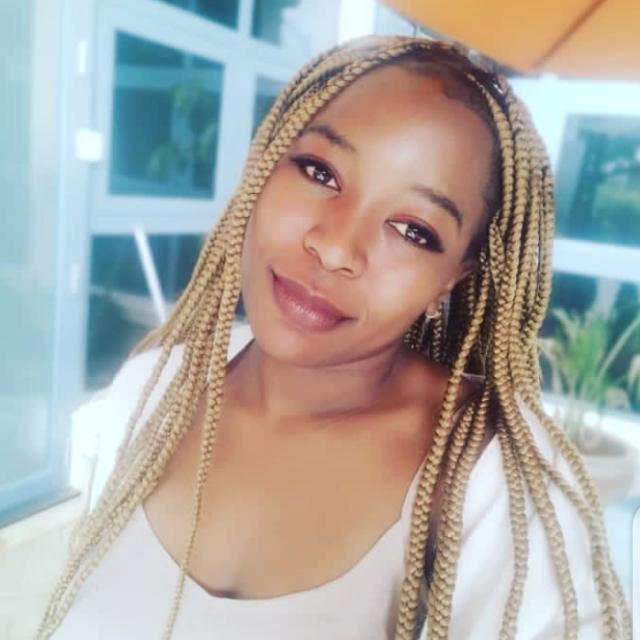
#> input picture profile.jpg, 640 x 640 px
$ python im2sk.py
#> lines starting #> are read from the running program, lines starting #| are printed output that depends on the picture
#import the following modules
import numpy as np
import imageio.v2
import scipy.ndimage
import cv2

#take image input and assign variable to it
img="profile.jpg"

#convert image to sketch
def grayscale(rgb):
    #2d array to convert image to sketch
    return np.dot(rgb[..., :3], [0.299,0.587,0.114])

def dodge(front, back):
    #if image is greater than 255 convert it to 255
    result= front+255/(255-back)
    result[result>255]=255
    result[result==255]=255

    #converting sny suitable existing column to categorical type using aspect function
    #uint is for 8-bit signed integer
    return result.astype('uint8')

S=imageio.v2.imread(img)
#> S is the input picture: shape (640, 640, 3); mean R, G, B 172.8, 168.9, 163.9
gray=grayscale(S)
#> in grayscale, `return np.dot(rgb[..., :3], [0.299,0.587,0.114])`:
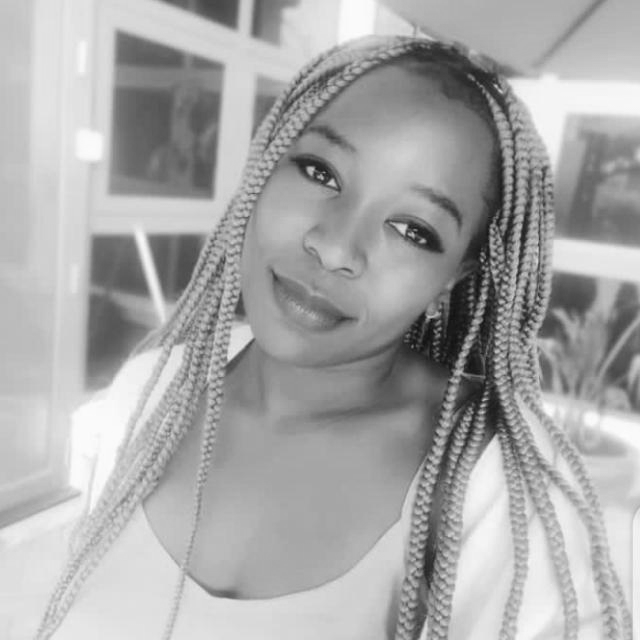
#> returned value: shape (640, 640) float64; min 13.71, max 252.3, mean 169.5
i=255-gray
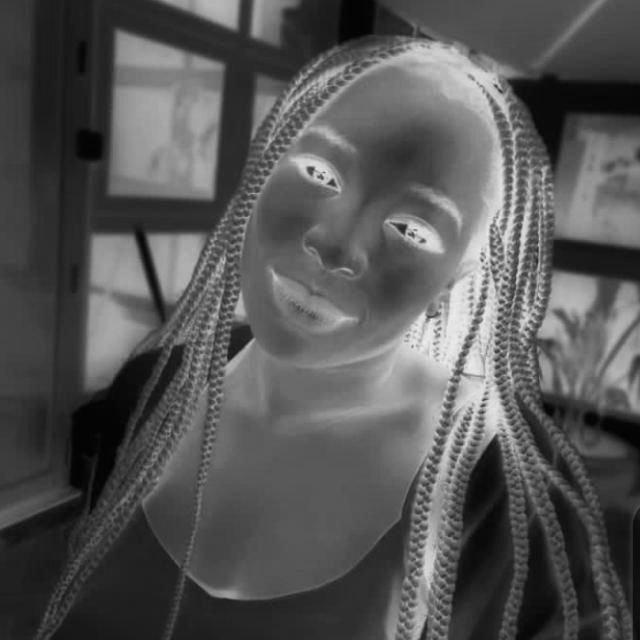
#> i: shape (640, 640) float64; min 2.69, max 241.3, mean 85.5

#convert into a blur image
blur=scipy.ndimage.filters.gaussian_filter(i,sigma=10)
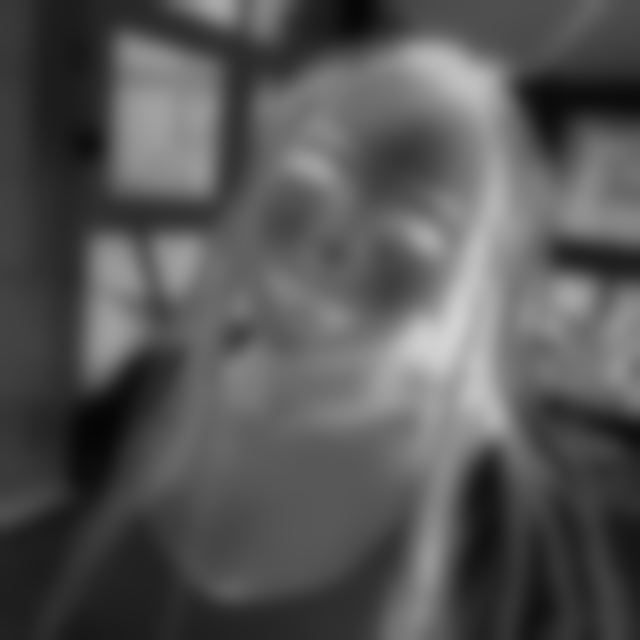
#> blur: shape (640, 640) float64; min 5.36, max 210.6, mean 85.5

#calling the function
r=dodge (blur,gray)
#> in dodge, `result= front+255/(255-back)`:
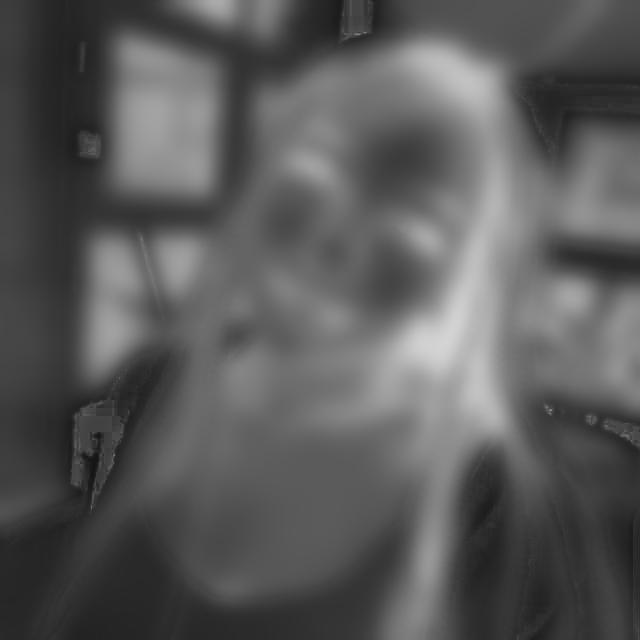
#> result: shape (640, 640) float64; min 20.61, max 211.8, mean 90.6

cv2.imwrite('profile.png',r)
